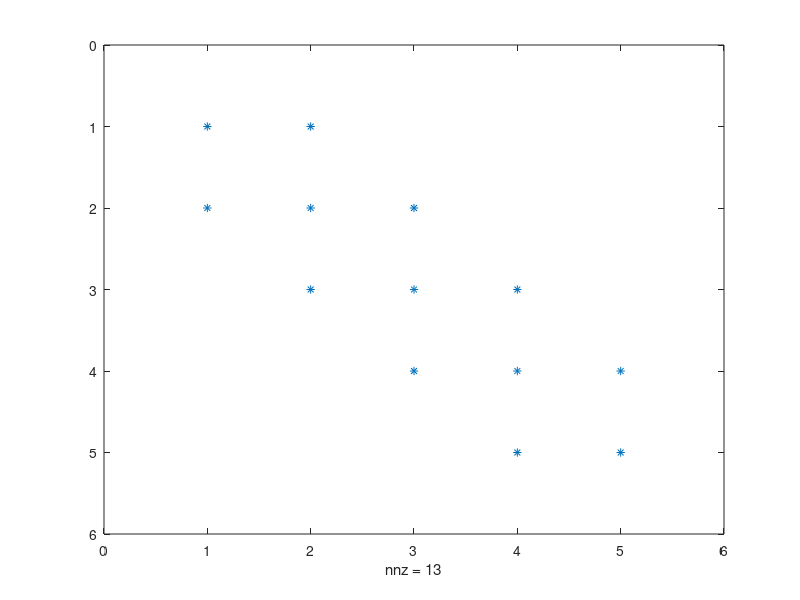

The MATLAB script that drew this image:
% Poisson equation -\nabla² u = f with dirichlet conditions u = 0

close all;
clear all;

mx = 5;
hx = 1/(mx-1);

x_p = linspace(0,1,(mx));

for i=1:mx
     f(1,i) = x_p(i)^3;
    uex(1,i) = x_p(i)^5/20;
end

f(1,1) = 0;
f(1,mx) = 0;

A = eye(mx);

for i = 1:mx
      A(i,i) = 2/hx^2;
end
for i = 2:mx
      A(i,i-1) = -1/hx^2;
      A(i-1,i) = -1/hx^2;
end
f
u = A\f'

spy(A)